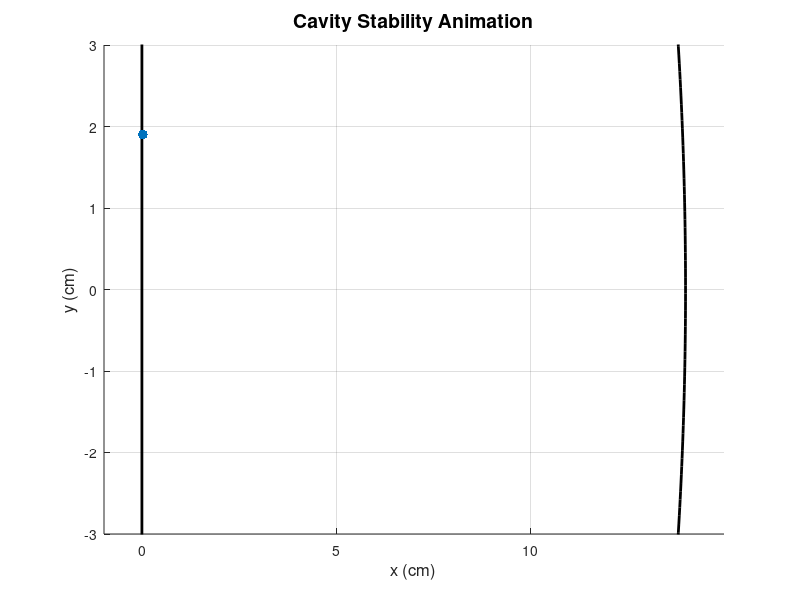

Source code (MATLAB): (Note: this script raises an error after producing the figure.)
filename = 'stability.gif'; % GIF file name
frame_delay = 1 / 30; % Frame delay for 30 FPS

% Parameters of the cavity:
rc2 = 24;
rc1 = 10000;
phi = 10;
phase = pi/2;
d = 14;

r0 = 2;
i = linspace(1, 100, 100);

x = [];
y = r0 * sin((pi/phi) * i + phase);

for k = 1:length(i)
    if mod(k, 2) == 0
        if rc2 < 0
            x(k) = -sqrt(rc2^2 - y(k)^2) + d - rc2; 
        else
            x(k) = sqrt(rc2^2 - y(k)^2) + d - rc2; 
        end
    else
        if rc1 < 0
            x(k) = -sqrt(rc1^2 - y(k)^2)  - rc1;
        else 
            x(k) = sqrt(rc1^2 - y(k)^2)  - rc1;
        end
    end
end

theta = linspace(-1 * pi/10, 1 * pi/10, 150);
xc2 = rc2 * cos(theta) + d - rc2;
yc2 = rc2 * sin(theta);

xc1 = rc1 * cos(theta) - rc1;
yc1 = rc1 * sin(theta);

min_y = min(y) - 1;
max_y = max(y) + 1;
min_x = min(x) - 1;
max_x = max(x) + 1;

% Configure figure aesthetics
fig = figure('Color', 'white');
axis([min_x max_x min_y max_y]);
grid on;
hold on;

for j = 1:length(i)
    % Clear only dynamic elements
    cla;

    % Plot cavity circles
    plot(xc2, yc2, 'LineWidth', 2, 'Color', 'black');
    plot(xc1, yc1, 'LineWidth', 2, 'Color', 'black');

    % Re-plot static elements
    axis([min_x max_x min_y max_y]);
    grid on;
    title('Cavity Stability Animation', 'FontSize', 14, 'FontWeight', 'bold');
    xlabel('x (cm)', 'FontSize', 12);
    ylabel('y (cm)', 'FontSize', 12);

    % Annotations
    %text(-rc1 - 20, r0 + 5, sprintf('R_1 = %.1f', rc1), 'Color', 'black', 'FontSize', 10);
    %text(d - 20, r0 + 5, sprintf('R_2 = %.1f', rc2), 'Color', 'black', 'FontSize', 10);
    %text((min_x + max_x) / 2, min_y + 10, sprintf('d = %.1f', d), ...
    %     'Color', 'black', 'FontSize', 10, 'HorizontalAlignment', 'center');

    % Plot motion trajectory
    plot(x(1:j), y(1:j), 'color', '#A020F0', 'LineWidth', 2);

    % Add marker for the current point
    scatter(x(j), y(j), 50, 'blue', 'filled');

    % Add a fading trail
    if j > 10
        trail_indices = max(1, j-10):j-1;
        trail_alpha = linspace(0.1, 0.8, length(trail_indices));
        for t = 1:length(trail_indices)
            scatter(x(trail_indices(t)), y(trail_indices(t)), 30, ...
                    [1, 0, 0] * trail_alpha(t), 'filled');
        end
    end

    % Capture the frame
    drawnow; % Ensure the figure is updated before capturing
    frame = getframe(fig);
    im = frame2im(frame);
    [imind, cm] = rgb2ind(im, 256); % Convert to indexed image for GIF

    % Write to the GIF file
    if j == 1
        imwrite(imind, cm, filename, 'gif', 'Loopcount', inf, 'DelayTime', frame_delay);
    else
        imwrite(imind, cm, filename, 'gif', 'WriteMode', 'append', 'DelayTime', frame_delay);
    end
end
